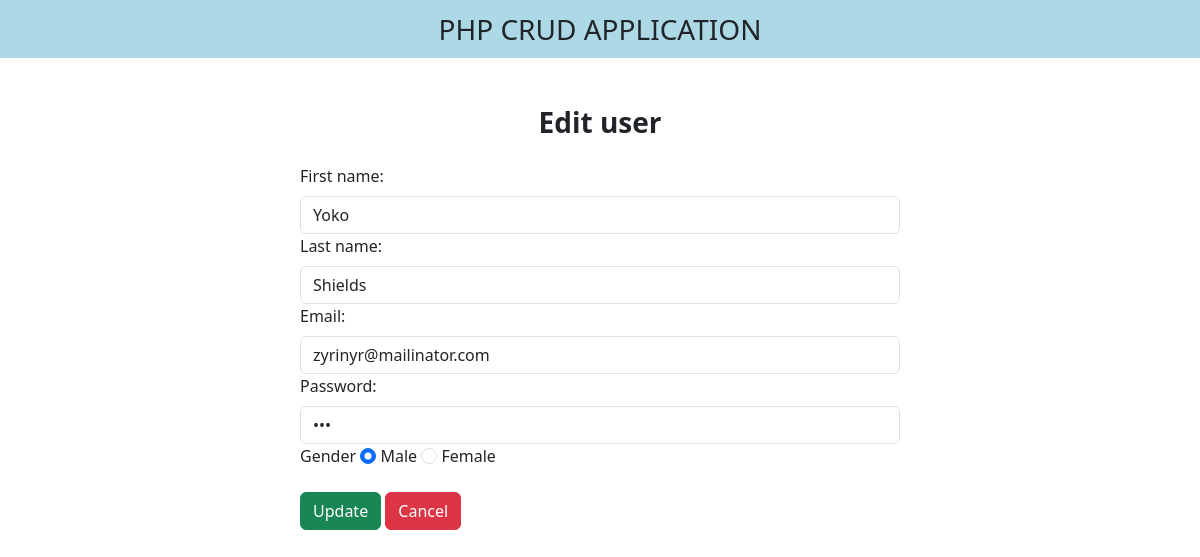
The app's page /edit.php?id=33 with its own data.
### tables this page shows
CREATE TABLE `users` (
  `id` int(11) NOT NULL,
  `fname` varchar(255) NOT NULL,
  `lname` varchar(255) NOT NULL,
  `email` varchar(255) NOT NULL,
  `password` varchar(255) NOT NULL,
  `gender` varchar(255) NOT NULL
);

### edit.php (the view, shortened to what this page needs)
<?php
    $id=$_GET['id'];
?>
<!DOCTYPE html>
<html lang="en">
<head>
    <link href="https://cdn.jsdelivr.net/npm/bootstrap@5.3.0-alpha3/dist/css/bootstrap.min.css"
    rel="stylesheet"
>
    <link rel="stylesheet"
    href="https://cdnjs.cloudflare.com/ajax/libs/font-awesome/6.4.0/css/all.min.css"
 />
</head>
<body>
<nav class="navbar navbar-light justify-content-center fs-3 mb-5">
    PHP CRUD APPLICATION
</nav>
<div class="container">
    <div class="text-center mb-4">
        <h3><b>Edit user</b></h3>
    </div>
    <?php
    require 'connection.php';
$sql="SELECT * FROM users WHERE id=$id LIMIT 1";
$results= mysqli_query($conn,$sql);
$data= mysqli_fetch_assoc($results);
    ?>
<div class="container d-flex justify-content-center">
    <form action="" method="POST"  style="width:50vw; min-height:300px;" class="horizantal-form">
        <div class="row mb-3">
            <div class="col">
                <label class="form-label">First name:</label>
            <input type="text" class="form-control" name="firstname"
            value="<?php echo $data['fname'] ?>">
            <div class="col">
                <label class="form-label">Last name:</label>
            <input type="text" class="form-control" name="lastname"
            value="<?php echo $data['lname'] ?>"
            >
            <div class="col-xs-6">
                <label class="form-label">Email:</label>
            <input type="email" class="form-control" name="email"
            value="<?php echo $data['email'] ?>">
            <div class="col">
                <label class="form-label">Password:</label>
            <input type="password" class="form-control" name="password" value="123" >
            <div class="form-group mb-3">
                <label for="Gender">Gender</label>
            <input type="radio" class="form-check-input" name="gender"
            value="male" id="male" <?php echo ($data['gender']=='male' )?"checked":"";?>>
            <label class="form-label">Male</label>
            <input type="radio" class="form-check-input" name="gender" id="female"
            value="female" <?php echo ($data['gender']=='female' )?"checked":"";?>>
            <label class="form-label">Female</label>
            </div>
        </div>
        </div>
        <div>
    <button type="submit" class="btn btn-success" name="submit"> Update</button>
    <a href="index.php" class="btn btn-danger">Cancel</a>
</div>
    </form>
</body>
</html>

### edit.php (style rules this page uses)
nav { background-color: lightblue; }

### records on screen
users: firstname "Yoko", lastname "Shields", email "zyrinyr@mailinator.com", gender "☑"
